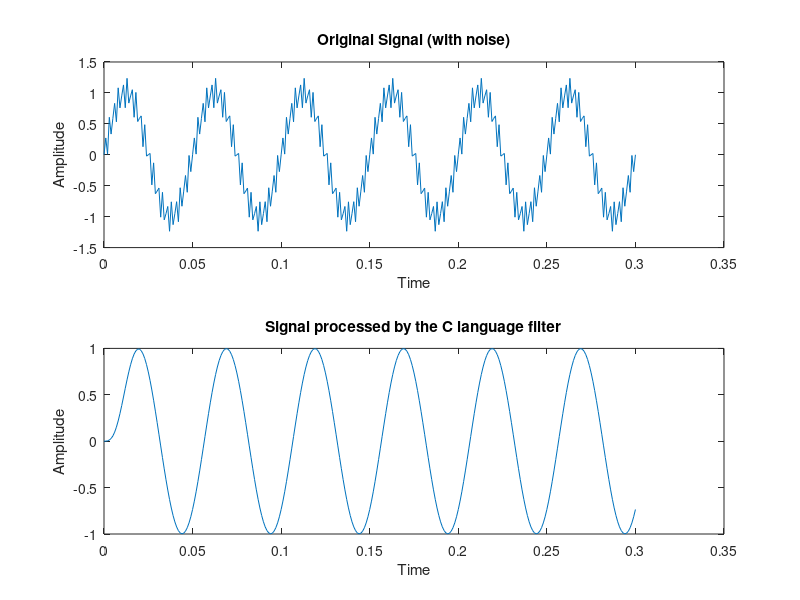

Here is the MATLAB script that generated this plot:
f_s = 1000;
t = 0:1/f_s:0.3;

signal_combined = csvread("signal_combined.csv").';
subplot(2,1,1);
plot(t, signal_combined);
xlabel('Time')
ylabel('Amplitude')
title('Original Signal (with noise)');

signal_new = csvread("signal_new.csv");
subplot(2,1,2);
plot (t, signal_new ) ;
xlabel('Time');
ylabel('Amplitude');
title('Signal processed by the C language filter');